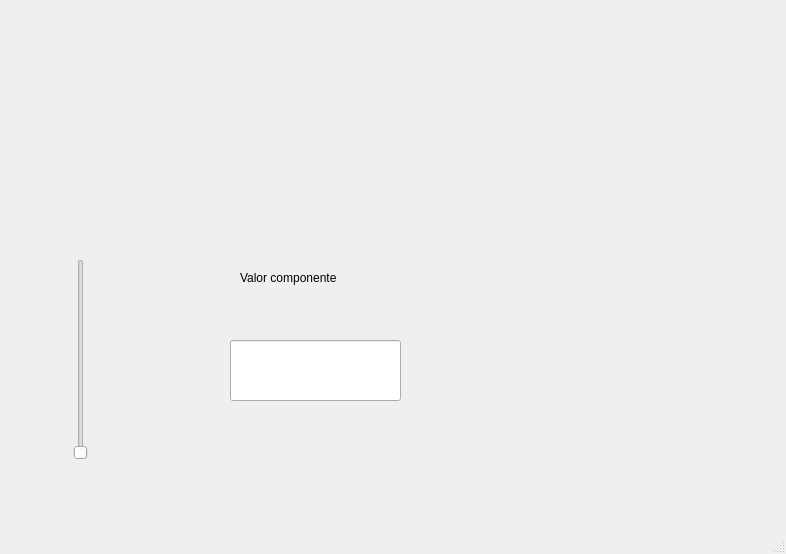
<?xml version="1.0" encoding="UTF-8"?>
<ui version="4.0">
 <class>MainWindow</class>
 <widget class="QMainWindow" name="MainWindow">
  <property name="geometry">
   <rect>
    <x>0</x>
    <y>0</y>
    <width>786</width>
    <height>554</height>
   </rect>
  </property>
  <property name="windowTitle">
   <string>MainWindow</string>
  </property>
  <widget class="QWidget" name="centralwidget">
   <widget class="QLabel" name="label">
    <property name="geometry">
     <rect>
      <x>20</x>
      <y>10</y>
      <width>101</width>
      <height>151</height>
     </rect>
    </property>
    <property name="styleSheet">
     <string notr="true"/>
    </property>
    <property name="text">
     <string/>
    </property>
    <property name="pixmap">
     <pixmap resource="../Archivos/Recursos.qrc">:/logos/logo facultad de ingenieria uat.png</pixmap>
    </property>
    <property name="scaledContents">
     <bool>true</bool>
    </property>
   </widget>
   <widget class="QLineEdit" name="lineEdit">
    <property name="geometry">
     <rect>
      <x>230</x>
      <y>340</y>
      <width>171</width>
      <height>61</height>
     </rect>
    </property>
   </widget>
   <widget class="QLabel" name="label_2">
    <property name="geometry">
     <rect>
      <x>240</x>
      <y>270</y>
      <width>101</width>
      <height>16</height>
     </rect>
    </property>
    <property name="text">
     <string>Valor componente</string>
    </property>
   </widget>
   <widget class="QLabel" name="label_3">
    <property name="geometry">
     <rect>
      <x>500</x>
      <y>340</y>
      <width>101</width>
      <height>151</height>
     </rect>
    </property>
    <property name="styleSheet">
     <string notr="true"/>
    </property>
    <property name="text">
     <string/>
    </property>
    <property name="pixmap">
     <pixmap resource="../Archivos/Recursos.qrc">:/logos/logo equipo 3.jpg</pixmap>
    </property>
    <property name="scaledContents">
     <bool>true</bool>
    </property>
   </widget>
   <widget class="QLabel" name="label_4">
    <property name="geometry">
     <rect>
      <x>500</x>
      <y>10</y>
      <width>101</width>
      <height>151</height>
     </rect>
    </property>
    <property name="styleSheet">
     <string notr="true"/>
    </property>
    <property name="text">
     <string/>
    </property>
    <property name="pixmap">
     <pixmap resource="../Archivos/Recursos.qrc">:/logos/Logo UAT.png</pixmap>
    </property>
    <property name="scaledContents">
     <bool>true</bool>
    </property>
   </widget>
   <widget class="QSlider" name="verticalSlider">
    <property name="geometry">
     <rect>
      <x>70</x>
      <y>259</y>
      <width>22</width>
      <height>201</height>
     </rect>
    </property>
    <property name="orientation">
     <enum>Qt::Vertical</enum>
    </property>
   </widget>
  </widget>
  <widget class="QMenuBar" name="menubar">
   <property name="geometry">
    <rect>
     <x>0</x>
     <y>0</y>
     <width>786</width>
     <height>21</height>
    </rect>
   </property>
  </widget>
  <widget class="QStatusBar" name="statusbar"/>
 </widget>
 <resources>
  <include location="../Archivos/Recursos.qrc"/>
 </resources>
 <connections/>
</ui>
